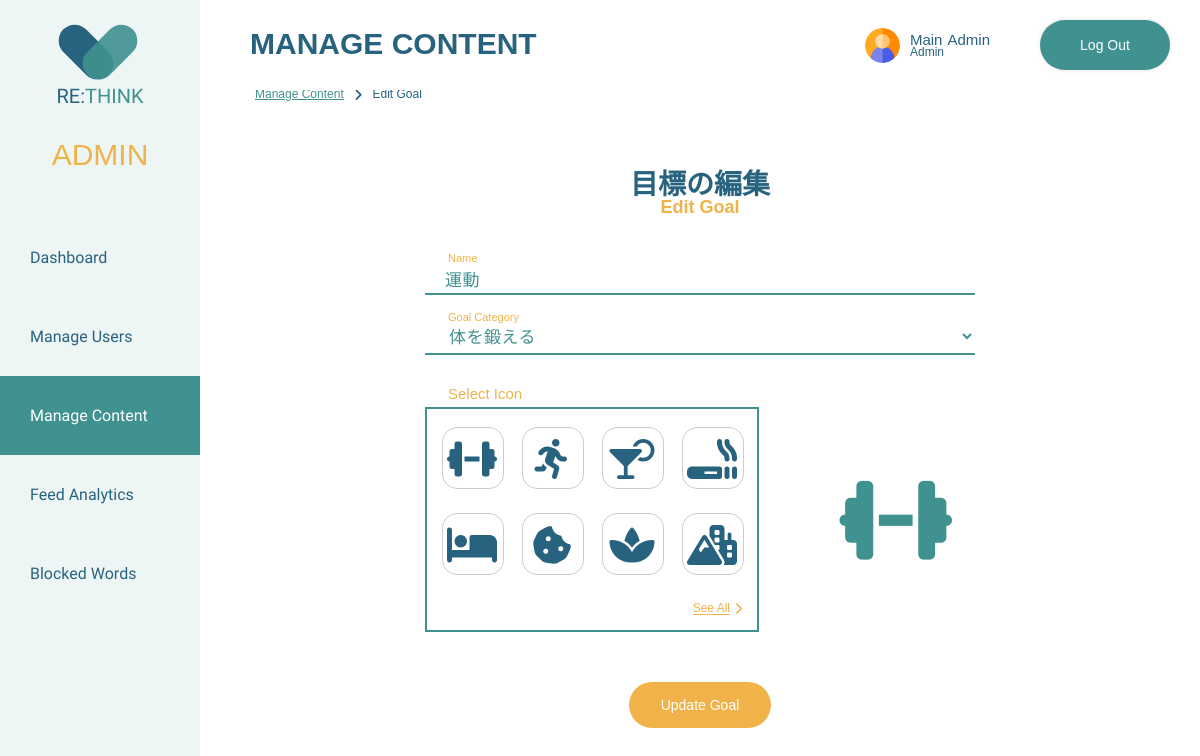
/rethink/admin/content_management/edit_content/edit_goal.php?id=1 (signed in), run on the app's committed database.
### tables this page shows
CREATE TABLE `users` (
  `UserID` int(11) NOT NULL,
  `FirstName` varchar(50) NOT NULL,
  `LastName` varchar(50) NOT NULL,
  `Username` varchar(30) DEFAULT NULL,
  `Email` varchar(50) NOT NULL,
  `Password` varchar(30) NOT NULL,
  `Role` varchar(1) NOT NULL,
  `Created` date DEFAULT NULL,
  `profileImg` varchar(100) DEFAULT NULL
);

CREATE TABLE `goals` (
  `GoalID` int(11) NOT NULL,
  `GoalName` varchar(30) NOT NULL,
  `GoalCategoriesID` int(11) NOT NULL,
  `GoalIcon` varchar(255) DEFAULT NULL
);

CREATE TABLE `goalcategories` (
  `GoalCategoriesID` int(11) NOT NULL,
  `GoalCategoryName` varchar(30) NOT NULL,
  `GoalCategoryNameJp` varchar(30) DEFAULT NULL
);

### rethink/server-side/shared/check_login.php (called while the page is built, shortened)
<?php
function check_login($con) {
	if(isset($_SESSION['UserID']))
	{
		$id = $_SESSION['UserID'];
		$query = "SELECT * FROM users WHERE UserID = '$id' limit 1";
		$result = mysqli_query($con,$query);
		if ($result && mysqli_num_rows($result) > 0) {
			$user_data = mysqli_fetch_assoc($result);
			return $user_data;
		}
	}
	die;
}

### rethink/admin/content_management/edit_content/edit_goal.php (the view, shortened to what this page needs)
<?php
include(BASE_PATH . "connections.php");
include(BASE_PATH . "check_login.php");
include(BASE_PATH . "header/admin_layout.php");
$adminData = check_login($con);
?>
<!DOCTYPE html>
<html lang="en">
    <head>
        <?php includeHeadAssets(); ?>
    </head>
    <body>
        <header class="sidebar-navigation manage-contents-navigation">
            <?php renderAdminNavigation(); ?>
        </header>
        <?php renderAdminHeaderWithLogout($adminData); ?>
        <div class="admin-main-wrapper">
            <h2>Manage Content</h2>
            <div class="breadcrumbs breadcrumbs-admin">
                <a href="../manage_content.php">
                    <p>Manage Content</p>
                </a>
                <i class="fa-solid fa-angle-right fa-sm"></i>
                <p class="bread-active">Edit Goal</p>
            </div>
            <div class="content-management-form-wrapper">
                <div class="content-management-header">
                    <h3>
                        <span class="japanese-title">目標の編集</span>
                        <span class="english-title">Edit Goal</span>
                    </h3>
                </div>
                <?php
                if (isset($_GET['id'])) {
                    $goalID = $_GET['id'];
                    $goalQuery = "SELECT * FROM goals WHERE GoalID = $goalID";
                    $goalResult = mysqli_query($con, $goalQuery);
                    if (mysqli_num_rows($goalResult) > 0) {
                        foreach ($goalResult as $goal){ ?>
                        <form action="" method="POST" enctype="multipart/form-data">
                            <div class="input-container input-name focus">
                                <label for="">Name</label>
                                <span>Name</span>
                                <input type="text" name="GoalName" value="<?php echo $goal['GoalName'];?>" class="input">
                                <div class="error">
                                    <p><?= $error['name_missing'] ?? '' ?></p>
                                </div>
                            </div>
                            <div class="input-container dropdown-container focus">
                                <label for="">Goal Category</label>
                                <span>Goal Category</span>
                                <select name="goalCategory" required class="input">
                                        <?php
                                        $queryGoalCategories = mysqli_query($con, "SELECT * FROM goalcategories");
                                        while ($rowGoalCategories = mysqli_fetch_assoc($queryGoalCategories)) {
                                            $goalCategoryID = $rowGoalCategories['GoalCategoriesID'];
                                            $goalCategoryName = $rowGoalCategories['GoalCategoryNameJp'];
                                            ?>
                                            <option value="<?php echo $goalCategoryID;?>" <?php echo $goal['GoalCategoriesID'] == $goalCategoryID ? 'selected':'' ?> >
                                                <?php echo $goalCategoryName;?>
                                            </option>
                                        <?php } ?>
                                </select>
                                <div class="error">
                                    <p><?= $error['category_missing'] ?? '' ?></p>
                                </div>
                            </div>
                            <div class="input-container input-container-icons">
                                <p>Select Icon</p>
                                <div class="icons-wrapper">
                                    <div class="icons">
                                        <div id="show1">
                                            <label for="show1"><i class="<?= ICON1 ?>"></i></label>
                                        </div>
                                        <div id="show2">
                                            <label for="show2"><i class="<?= ICON2 ?>"></i></label>
                                        </div>
                                        <div id="show3">
                                            <label for="show3"><i class="<?= ICON3 ?>"></i></label>
                                        </div>
                                        <div id="show4">
                                            <label for="show4"><i class="<?= ICON4 ?>"></i></label>
                                        </div>
                                        <div id="show5">
                                            <label for="show5"><i class="<?= ICON5 ?>"></i></label>
                                        </div>
                                        <div id="show6">
                                            <label for="show6"><i class="<?= ICON6 ?>"></i></label>
                                        </div>
                                        <div id="show7">
                                            <label for="show7"><i class="<?= ICON7 ?>"></i></label>
                                        </div>
                                        <div id="show8">
                                            <label for="show8"><i class="<?= ICON8 ?>"></i></label>
                                        </div>
                                        <div class="error-icon">
                                            <p><?= $error['icon_missing'] ?? '' ?></p>
                                        </div>
                                    </div>
                                    <div id="view-all-icons-button" class="view-all-icons-button">
                                        <p>See All</p>
                                        <i class="fa-solid fa-chevron-right"></i>
                                    </div>
                                    <div id="display-icon">
                                        <?php
                                        if (!empty($goal['GoalIcon'])) {
                                            echo $goal['GoalIcon'];
                                        }
                                        ?>
                                    </div>
                                </div>
                            </div>
                            <div class="button-wrapper">
                                <button type="submit" name="update-goal" class="primary-btn">Update Goal</button>
                            </div>
                        </form>
                        <?php }
                    }
                }
                ?>
            </div>
        </div>
    </body>
</html>

### rethink/server-side/shared/header/admin_layout.php (shortened to what this page needs)
<?php
function hsc($hsc)
{
	return htmlspecialchars($hsc, ENT_QUOTES);
}
function includeHeadAssets(){
    echo '
        <meta charset="utf-8">
        <title>RE:THINK</title>
        <script src="https://kit.fontawesome.com/4f1988a159.js"></script>
        <link rel="preconnect" href="https://fonts.googleapis.com">
        <link rel="preconnect" href="https://fonts.gstatic.com" crossorigin>
        <link href="https://fonts.googleapis.com/css2?family=Gudea&display=swap" rel="stylesheet">
        <link rel="stylesheet" href="' . BASE_URL . './assets/css/shared.css">
        <link rel="stylesheet" href="' . BASE_URL . './assets/css/admin.css">
        <script src="'. BASE_URL . 'assets/javascript/input_handler.js" defer></script>
        <script src="'. BASE_URL . 'assets/javascript/alert_handler.js" defer></script>
        <script src="'. BASE_URL . 'assets/javascript/icon_selection_modal.js" defer></script>
        <script language="JavaScript" type="text/javascript">
            function checkDelete(){
                return confirm("本当に削除しますか？"); // "Are you sure you want to delete"? in Japanese
            }
        </script>
    ';
}
function renderAdminNavigation(){
    echo "
        <nav>
            <a href='". BASE_URL . "admin/admin_dashboard.php'>
                <div class='heart-header'>
                    <div class='heart'>
                        <div class='heart-left'></div>
                        <div class='heart-right'></div>
                    </div>
                    <div class='name-header'>RE:<span>THINK</span></div>
                </div>
            </a>
            <div class='header-admin-text'>
                <p>ADMIN</p>
            </div>
            <ul>
                <a href='". BASE_URL . "admin/admin_dashboard.php' class='dashboard-active'>
                    <li class='hover-underline-animation'>Dashboard</li>
                </a>
                <a href='". BASE_URL . "admin/user_management/manage_users.php' class='manage-users-active'>
                    <li class='hover-underline-animation'>Manage Users</li>
                </a>
                <a href='". BASE_URL . "admin/content_management/manage_content.php' class='manage-contents-active'>
                    <li class='hover-underline-animation'>Manage Content</li>
                </a>
                <a href='". BASE_URL . "admin/user_feed/user_feed_analytics.php' class='user-feed-active'>
                    <li class='hover-underline-animation'>Feed Analytics</li>
                </a>
                <a href='". BASE_URL . "admin/blocked_words/manage_blocked_words.php' class='blocked-words-active'>
                    <li class='hover-underline-animation'>Blocked Words</li>
                </a>
            </ul>
        </nav>
    ";
}
function renderAdminHeaderWithLogout($admin_data){
    echo "
    <div class='top-header'>
        <a href='" . BASE_URL . "admin/admin_profile/admin_profile.php'>
            <div class='header-display'>
                <div class='header-icon'>
                    <img src='" . BASE_URL . "assets/user-img/" .hsc($admin_data['profileImg'])."' alt='Admin Profile Image'>
                </div>
                <div class='header-name-wrapper'>
                    <div class='header-name'>
                        <p class='header-fname'>" .hsc($admin_data['FirstName'])."</p>
                        <p class='header-lname'>" .hsc($admin_data['LastName'])."</p>
                    </div>
                    <div class='header-title'>
                        <p>Admin</p>
                    </div>
                </div>
            </div>
        </a>
        <a href='". BASE_URL . "server-side/shared/logout.php'>
            <div class='logout-sticky'>Log Out</div>
        </a>
    </div>
    ";
}
?>

### data on the page
users: profileImg (picture), FirstName "Main", LastName "Admin"
goals: GoalName "運動", goalCategory "体を鍛える"
